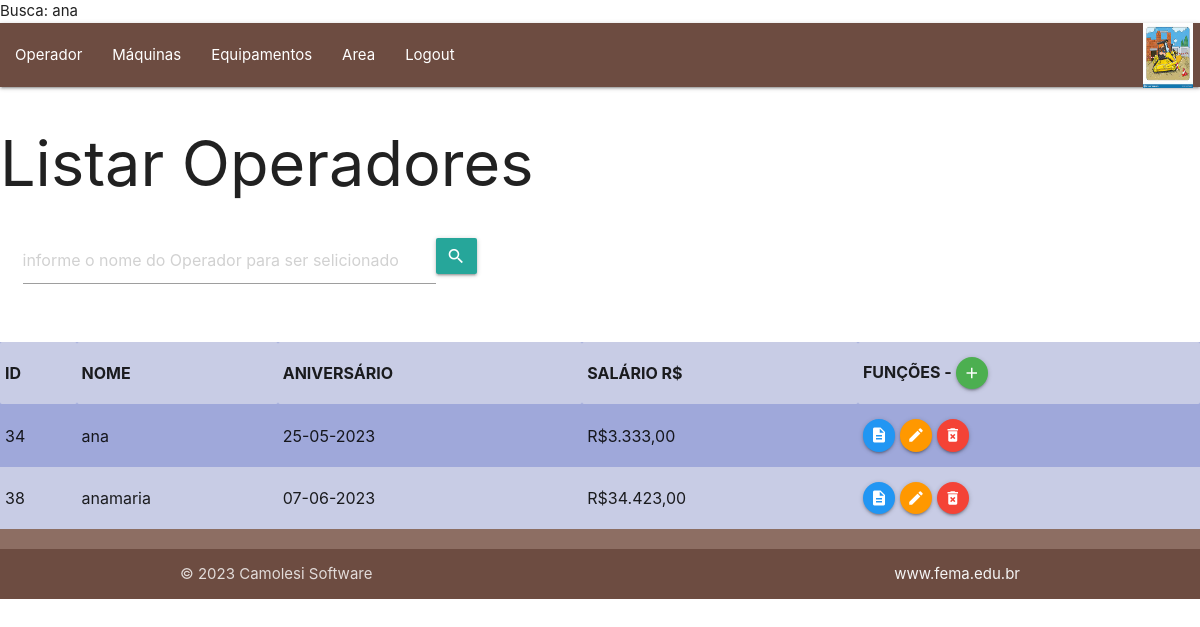
Screenshot of /VIEW/operador/lstoperador2.php?busca=ana (signed in) with the database file from the repository.
### tables this page shows
CREATE TABLE `operador` (
  `id` int(11) NOT NULL,
  `nome` varchar(35) NOT NULL,
  `aniversario` date NOT NULL,
  `salario` float NOT NULL
);

### DAL/dalOperador.php (called while the page is built, shortened)
<?php
    include_once  'C:\xampp\htdocs\lpbcct2php2023\MODEL\Operador.php';
    class dalOperador {
        public function SelectNome(string $nome){
            $sql = "select * from operador WHERE nome like  '%" . $nome .  "%' order by nome;";
            $pdo = Conexao::conectar();
            $result = $pdo->query($sql);
            $lstOperador = null;
            foreach($result as $linha){
              $operador = new \MODEL\Operador();
              $operador->setId($linha['id']);
              $operador->setNome($linha['nome']);
              $date = date_create($linha['aniversario']);
              $operador->setAniversario(date_format($date, 'd-m-Y'));
              $operador->setSalario($linha['salario']);
              $lstOperador[] = $operador;
            }
            return  $lstOperador;
          }
    }
?>

### BLL/blloperador.php (called while the page is built, shortened)
<?php
    include_once '../../DAL/dalOperador.php';
    class bllOperador {
        public function SelectNome(string $nome){
            $daloperador = new dalOperador();
            return $daloperador->SelectNome($nome);
        }
    }
?>

### MODEL/operador.php (called while the page is built, shortened)
<?php
   class Operador{
        private ?int $id;
        private ?string $nome;
        private ?string $aniversario;
        private ?float $salario;
        public function getId() {
            return $this->id;
        }
        public function setId(int $id){
            $this->id = $id;
        }
        public function getNome() {
            return $this->nome;
        }
        public function setNome(string $nome){
            $this->nome = $nome;
        }
        public function getAniversario() {
            return $this->aniversario;
        }
        public function setAniversario(string $aniversario){
            $this->aniversario = $aniversario;
        }
        public function getSalario() {
            return $this->salario;
        }
        public function setSalario(float $salario){
            $this->salario = $salario;
        }
   }
?>

### VIEW/operador/lstoperador2.php (the view, shortened to what this page needs)
<?php
include_once  'C:\xampp\htdocs\lpbcct2php2023\BLL\bllOperador.php';
if (isset($_GET['busca']))
    $busca = $_GET['busca'];
else $busca = null;
echo "Busca: " . $busca . "</br>";
$bll = new \bll\bllOperador();
if ($busca == null)
    $lstOperador = $bll->Select();
else $lstOperador = $bll->SelectNome($busca);
?>
<!DOCTYPE html>
<html lang="pt-br">
<head>
    <link rel="stylesheet" href="https://cdnjs.cloudflare.com/ajax/libs/materialize/1.0.0/css/materialize.min.css">
</head>
<body>
    <?php include_once '../menu.php'; ?>
    <h1>Listar Operadores</h1>
    <div class="row">
        <div class="input-field">
            <form action="../operador/lstoperador2.php" method="GET" id="frmBuscaOperador" class="col s8">
                <div class="input-field col s8">
                    <input type="text" placeholder="informe o nome do Operador para ser selicionado" class="form-control col s10" id="txtBusca" name="busca">
                    <button class="btn waves-effect waves-light col m1" type="submit" name="action">
                        <i class="material-icons right">search</i></button>
                </div>
            </form>
        </div>
    </div>
    <table class="striped indigo lighten-3">
        <tr>
            <th>ID</th>
            <th>NOME</th>
            <th>ANIVERSÁRIO</th>
            <th>SALÁRIO R$</th>
            <th>FUNÇÕES -
                <a class="btn-floating btn-small waves-effect waves-light green" onclick="JavaScript:location.href='insoperador.php'">
                    <i class="material-icons">add</i>
                </a>
            </th>
        </tr>
        <?php
        foreach ($lstOperador as $operador) {
        ?>
            <tr>
                <td><?php echo $operador->getId(); ?></td>
                <td><?php echo $operador->getNome(); ?></td>
                <td><?php echo $operador->getAniversario(); ?></td>
                <td><?php echo "R$" . number_format($operador->getSalario(), 2, ",", "."); ?></td>
                <td>
                    <a class="btn-floating btn-small waves-effect waves-light blue" onclick="JavaScript:location.href='detoperador.php?id=' +
                                     <?php echo $operador->getId(); ?>">
                        <i class="material-icons">description</i>
                    </a>
                    <a class="btn-floating btn-small waves-effect waves-light orange" onclick="JavaScript:location.href='edtoperador.php?id=' +
                                     <?php echo $operador->getId(); ?>">
                        <i class="material-icons">edit</i>
                    </a>
                    <a class="btn-floating btn-small waves-effect waves-light red" onclick="JavaScript:
                        remover( <?php echo $operador->getId(); ?>);">
                        <i class="material-icons">delete_forever</i>
                    </a>
                </td>
            </tr>
        <?php
        }
        ?>
    </table>
    <?php include_once '../footer.php'; ?>
</body>
</html>

### rows the page displays
operador: id "34", nome "ana", Aniversario "25-05-2023", salario "3.333,00"
operador: id "38", nome "anamaria", Aniversario "07-06-2023", salario "34.423,00"

### other values shown
$busca "ana"
